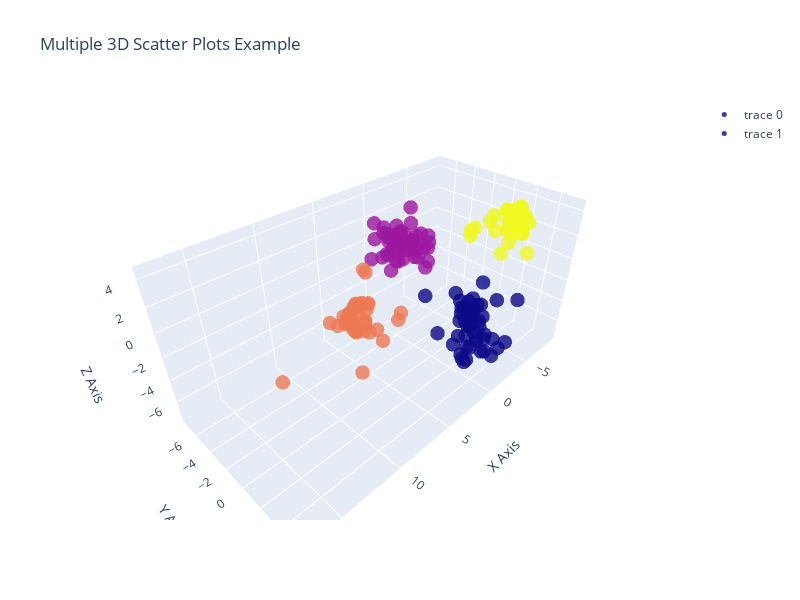

Notebook code cell kept with this figure:
### Code cell
import plotly.graph_objects as go
import numpy as np

x1 = X_train_lda[:, 0]
y1 = X_train_lda[:, 1]
z1 = X_train_lda[:, 2]

x2 = X_test_lda[:, 0]
y2 = X_test_lda[:, 1]
z2 = X_test_lda[:, 2]


# Create a 3D scatter plot
fig = go.Figure()
# Add the first scatter trace
fig.add_trace(go.Scatter3d(
    x=x1,
    y=y1,
    z=z1,
    mode='markers',
    marker=dict(
        size=5,
        color=y_train,  # Color for the first set
        opacity=0.8
    ),
    # hovertemplate = hover_text_re,
))

# Add the second scatter trace
fig.add_trace(go.Scatter3d(
    x=x2,
    y=y2,
    z=z2,
    mode='markers',
    marker=dict(
        size=5,
        color=y_test,  # Color for the second set
        opacity=0.8
    ),
    # hovertemplate = hover_text_than,
))

# Set the layout of the plot
fig.update_layout(
    scene=dict(
        xaxis_title='X Axis',
        yaxis_title='Y Axis',
        zaxis_title='Z Axis'
    ),
    width = 800,
    height = 600,
    title='Multiple 3D Scatter Plots Example'
)

# Show the plot
fig.show()

### Figure 1 — Plotly figure (JSON) as saved in the notebook; plotly's stock layout.template omitted (floating-point values rounded to 4 significant figures; data arrays with more than 128 entries replaced by an {"elided": "..."} marker saying what was removed)
{"data": [{"marker": {"color": {"elided": "160 int values"}, "opacity": 0.8, "size": 5}, "mode": "markers", "type": "scatter3d", "x": {"elided": "160 float values"}, "y": {"elided": "160 float values"}, "z": {"elided": "160 float values"}}, {"marker": {"color": [0, 0, 0, 0, 0, 0, 0, 0, 1, 1, 1, 1, 1, 1, 1, 1, 2, 2, 2, 2, 2, 2, 2, 2, 3, 3, 3, 3, 3, 3, 3, 3], "opacity": 0.8, "size": 5}, "mode": "markers", "type": "scatter3d", "x": [-3.91, 1.426, -3.139, -1.843, -1.987, 0.5149, -2.885, -2.927, -0.9658, -0.4827, -2.751, -2.726, -1.176, -3.112, 1.546, -3.887, 11.38, 5.18, 9.781, 4.596, 17.26, 6.389, 9.81, 7.889, -3.47, -7.887, -6.373, -5.709, -4.244, -7.786, -5.37, -8.484], "y": [4.333, 3.98, 3.737, 4.363, 3.416, 3.581, 5.32, 0.9822, -5.011, -1.57, -6.313, -4.842, -2.407, -4.634, -2.507, -4.258, 4.15, -2.428, 5.349, -2.83, 5.56, 0.739, 3.116, 3.771, 5.079, 1.679, 2.257, 0.9389, 2.586, 1.337, 2.284, 1.719], "z": [-6.239, -4.931, -7.569, -4.736, -6.63, -6.083, -1.153, -4.186, 0.007775, -0.273, 0.3486, -0.4793, 0.8538, -1.643, 0.7144, -0.9185, 0.1741, 1.555, 3.667, 0.9076, 4.294, -2.296, 1.612, 2.369, 2.404, 1.146, 1.988, 1.898, 1.093, 2.765, 2.863, 1.719]}], "layout": {"height": 600, "scene": {"xaxis": {"title": {"text": "X Axis"}}, "yaxis": {"title": {"text": "Y Axis"}}, "zaxis": {"title": {"text": "Z Axis"}}}, "title": {"text": "Multiple 3D Scatter Plots Example"}, "width": 800}}
